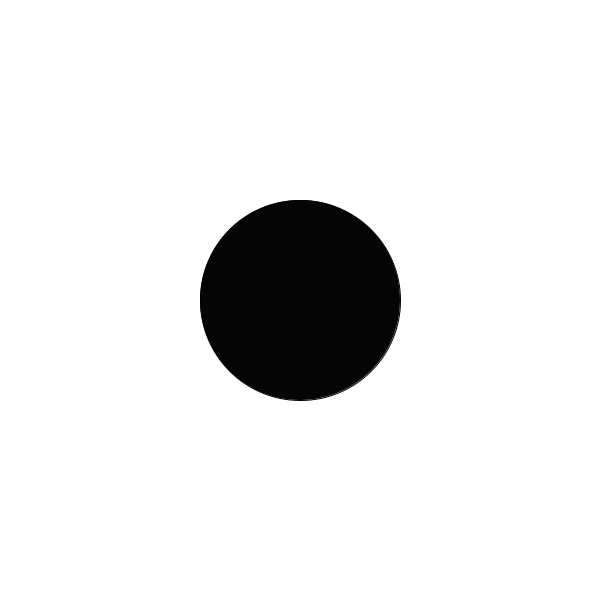
Frame 1 (no input)
Frame 60 (the mouse pressed at the canvas centre just before this capture): identical to frame 1, image omitted
Frame 120 (the mouse held since frame 60 and released just before this capture): blank canvas, image omitted

The Processing sketch that drew this single still picture (run headless with seeded random() and noise(); from frame 60 on, the mouse is pressed at the canvas centre):

// Processing sketch: processing_114800
// ── processing_114800.pde

void setup() {
  size(600,600);
  background(225);
  ellipse(width/2,height/2,200,200);
   fill(5);
}
 
void draw() {
   ellipse(width/2,height/2,200,200);
    background(255);
   

    if(mousePressed == true){
      
    ellipse(width/2,height/2,200,200);
    fill(5);
    background(23,11,175);
    fill(5);
    
}else{
   ellipse(width/2,height/2,200,200);
    fill(5);
  }
   
   
}
